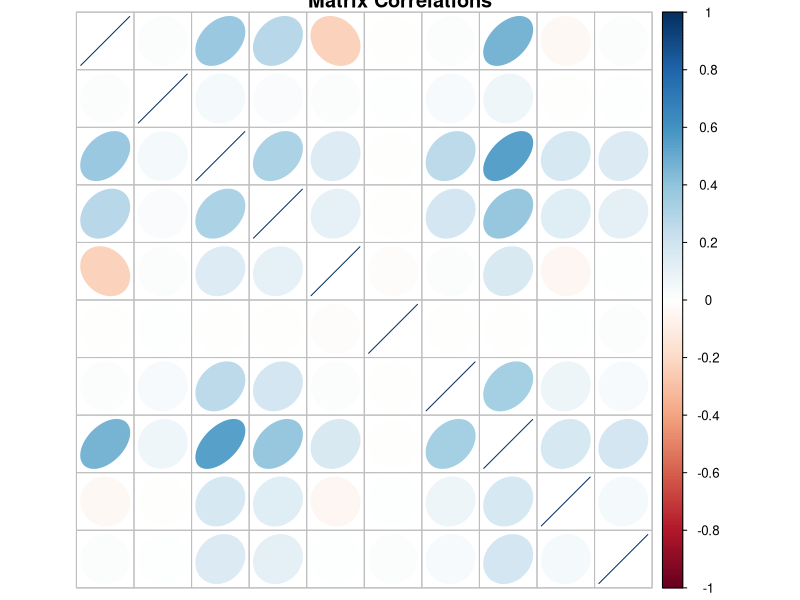

The R source for this figure:
#Higher Dimensional Distributions
library(corrplot)
library(clusterGeneration)
mu = rep(0,10)
pdMat = genPositiveDefMat(10,lambdaLow=10)
Sigma = pdMat$Sigma
dim(Sigma)
mvn = mvrnorm(5000, mu = mu, Sigma = Sigma )

corrplot(cor(mvn), 
         method="ellipse",
         tl.pos="n",
         title="Matrix Correlations")
